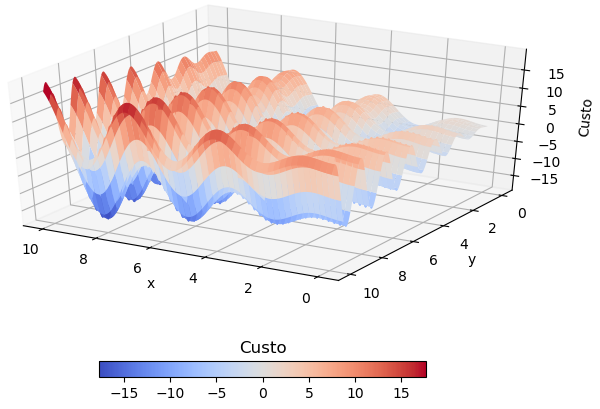
#> input picture Images/fitness3D.png, 600 x 409 px
$ python -i helpers.py   (imports and definitions only)
#> lines starting #> are read from the running program, lines starting #| are printed output that depends on the picture
#!/usr/bin/env python
# -*- coding: utf-8 -*-

import os
from scipy import io
from matplotlib import cm
import matplotlib.pyplot as plt
from math import sqrt
from sklearn.preprocessing import normalize
import numpy as np
import pickle
from scipy.interpolate import griddata
import matlab.engine
from mpl_toolkits.mplot3d import Axes3D


def normalizeResults(data, attenuation=False):

    # Filter radius < 1
    a = list(filter(lambda x: x['val'][0] < 1, data))

    if attenuation:
        a = filter(lambda x: x['val'][1] < 0.2, a)

    v = [[i['val'][0], i['val'][1], i['val'][2]] for i in a]

    if len(v) > 0:

        normalizedV = normalize(v, axis=0)

        g = 0

        for i in a:

            i['norm'] = sqrt((normalizedV[g][1]) ** 2 + (normalizedV[g][2]) ** 2)

            g += 1

        # Sort by the norm
        return sorted(a, key=lambda x: x['norm'])

    else:
        return []


# [422 lines left out: functions plotHistoric, plotFunction3D, plotFunctionCountour, plotPareto3D, plotPareto2D, plotStats and 3 more, not called in this run]

>>> import cv2
>>> picture = cv2.imread('Images/fitness3D.png', cv2.IMREAD_GRAYSCALE)
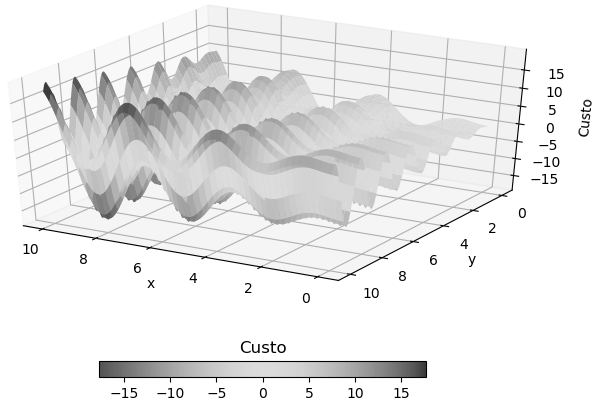
#> picture: shape (409, 600); min 0, max 255, mean 235.2
>>> result = normalizeResults(picture)
#> (the run stopped early here; a loop or call above may not have finished)
